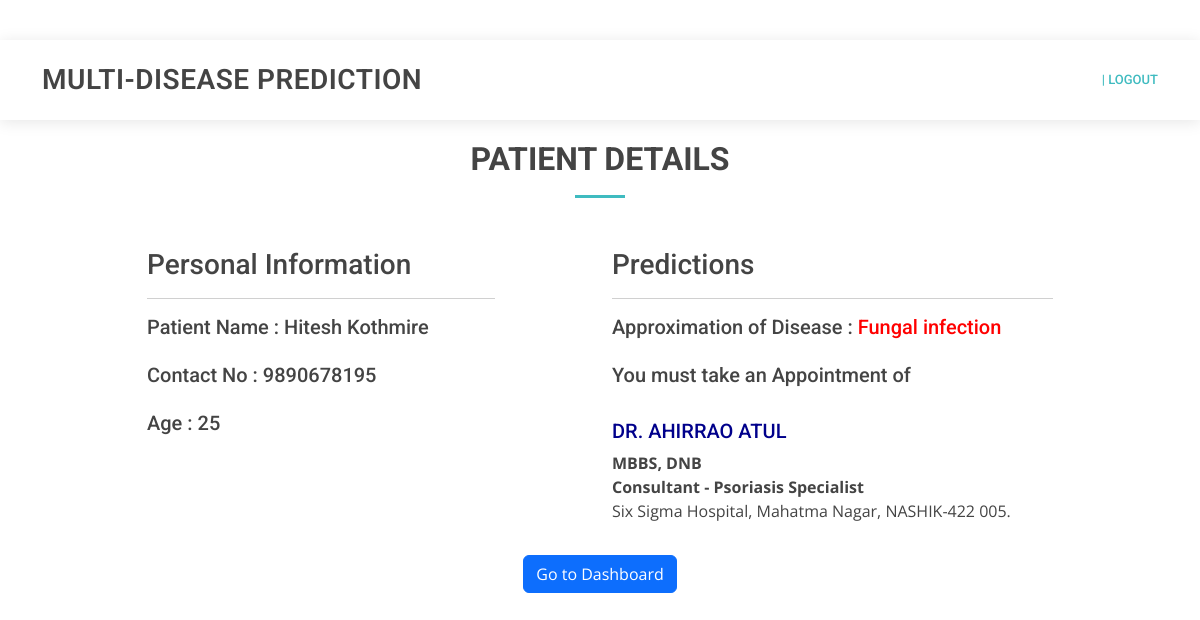
/result_non_mri (signed in), run on the app's committed database.
### app/models.py (models this page shows, shortened)
class Patient_data(models.Model):
    MY_CHOICES = (
        ('default' , 'Select Symptom'),
        ('0' , 'Itching'),
        ('1' , 'Skin Rash'),
        ('2' , 'Nodal Skin Eruptions'),
        ('3' , 'Continuous Sneezing'),
        ('4' , 'Shivering'),
        ('5' , 'Chills'),
        ('6' , 'Joint Pain'),
        ('7' , 'Stomach Pain'),
        ('8' , 'Acidity'),
        ('9' , 'Ulcers on Tongue'),
        ('10' , 'Muscle_ Wsting'),
        ('11' , 'Vomiting'),
        ('12' , 'Burning Micturition'),
        ('13' , 'Spotting Urination'),
        ('14' , 'Fatigue'),
        ('15' , 'Weight Gain'),
        ('16' , 'Anxiety'),
        ('17' , 'Cold Hands and Feets'),
        ('18' , 'Mood Swings'),
        ('19' , 'Weight Loss'),
        ('20' , 'Restlessness'),
        ('21' , 'Lethargy'),
        ('22' , 'Patches in Throat'),
        ('23' , 'Irregular Sugar Level'),
        ('24' , 'Cough'),
        ('25' , 'High Fever'),
        ('26' , 'Sunken Eyes'),
        ('27' , 'Breathlessness'),
        ('28' , 'Sweating'),
        ('29' , 'Dehydration'),
        ('30' , 'Indigestion'),
        ('31' , 'Headache'),
        ('32' , 'Yellowish Skin'),
        ('33' , 'Dark Urine'),
        ('34' , 'Nausea'),
        ('35' , 'Loss of Appetite'),
        ('36' , 'Pain behind the Eyes'),
        ('37' , 'Back Pain'),
        ('38' , 'Constipation'),
        ('39' , 'Abdominal Pain'),
        ('40' , 'Diarrhoea'),
        ('41' , 'Mild Fever'),
        ('42' , 'Yellow Urine'),
        ('43' , 'Yellowing of eyes'),
        ('44' , 'Acute Liver Failure'),
        ('45' , 'Fluid Overload'),
        ('46' , 'Swelling of Stomach'),
        ('47' , 'Swelled Lymph Nodes'),
        ('48' , 'Blurred and Distorted Vision'),
        ('49' , 'Phlegm'),
        ('50' , 'Throat Irritation'),
        ('51' , 'Redness of eyes'),
        ('52' , 'Sinus pressure'),
        ('53' , 'Runny Nose'),
        ('54' , 'Congestion'),
        ('55' , 'Chest pain'),
        ('56' , 'Weakness in limbs'),
        ('57' , 'Fast Heart Rate'),
        ('58' , 'Pain during bowel Movements'),
        ('59' , 'Pain in anal region'),
        ('60' , 'Bloody Stool'),
        ('61' , 'Irritation in Anus'),
        ('62' , 'Neck pain'),
        ('63' , 'Dizziness'),
        ('64' , 'Bruising'),
        ('65' , 'Obesity'),
        ('66' , 'Swollen legs'),
        ('67' , 'Swollen Blood Vessels'),
        ('68' , 'Puffy face and eyes'),
        ('69' , 'Enlarged Thyroid'),
        ('70' , 'Brittle Nails'),
        ('71' , 'Swollen Extremeties'),
        ('72' , 'excessive hunger'),
        ('73' , 'extra marital contacts'),
        ('74' , 'drying and tingling lips'),
        ('75' , 'slurred speech'),
        ('76' , 'knee pain'),
        ('77' , 'hip joint pain'),
        ('78' , 'muscle weakness'),
        ('79' , 'stiff neck'),
        ('80' , 'swelling joints'),
        ('81' , 'movement stiffness'),
        ('82' , 'spinning movements'),
        ('83' , 'loss of balance'),
        ('84' , 'unsteadiness'),
        ('85' , 'weakness of one body side'),
        ('86' , 'loss of smell'),
        ('87' , 'bladder discomfort'),
        ('88' , 'foul smell of'),
        ('89' , 'continuous feel of urine'),
        ('90' , 'passage of gases'),
        ('91' , 'internal itching'),
        ('92' , 'toxic look (typhos)'),
        ('93' , 'depression'),
        ('94' , 'irritability'),
        ('95' , 'muscle pain'),
        ('96' , 'altered sensorium'),
        ('97' , 'red spots over body'),
        ('98' , 'belly pain'),
        ('99' , 'abnormal menstruation'),
        ('100' , 'dischromic'),
        ('101' , 'watering from eyes'),
        ('102' , 'increased appetite'),
        ('103' , 'polyuria'),
        ('104' , 'family history'),
        ('105' , 'mucoid sputum'),
        ('106' , 'rusty sputum'),
        ('107' , 'lack of concentration'),
        ('108' , 'visual disturbances'),
        ('109' , 'receiving blood transfusion'),
        ('110' , 'receiving unsterile injections'),
        ('111' , 'coma'),
        ('112' , 'stomach bleeding'),
        ('113' , 'distention of abdomen'),
        ('114' , 'history of alcohol consumption'),
        ('115' , 'fluid overload'),
        ('116' , 'blood in sputum'),
        ('117' , 'prominent veins on calf'),
        ('118' , 'palpitations'),
        ('119' , 'painful walking'),
        ('120' , 'pus filled pimples'),
        ('121' , 'blackheads'),
        ('122' , 'scurring'),
        ('123' , 'skin peeling'),
        ('124' , 'silver like dusting'),
        ('125' , 'small dents in nails'),
        ('126' , 'inflammatory nails'),
        ('127' , 'blister'),
        ('128' , 'red sore around nose'),
        ('129' , 'yellow crust ooze'),
    )
    patient_first_name = models.CharField(max_length=50)
    patient_last_name = models.CharField(max_length=50)
    patient_contact = models.PositiveIntegerField()
    patient_age = models.PositiveIntegerField()
    patient_sym1 = models.CharField(max_length=50, choices=MY_CHOICES)
    patient_sym2 = models.CharField(max_length=50, choices=MY_CHOICES)
    patient_sym3 = models.CharField(max_length=50, choices=MY_CHOICES)
    patient_sym4 = models.CharField(max_length=50, choices=MY_CHOICES)
    patient_sym5 = models.CharField(max_length=50, choices=MY_CHOICES)
    patient_sym6 = models.CharField(max_length=50, choices=MY_CHOICES)
    patient_sym7 = models.CharField(max_length=50, choices=MY_CHOICES)
    patient_sym8 = models.CharField(max_length=50, choices=MY_CHOICES)
    patient_sym9 = models.CharField(max_length=50, choices=MY_CHOICES)
    patient_sym10 = models.CharField(max_length=50, choices=MY_CHOICES)
    prediction = models.CharField(max_length=50)
    doctor = models.CharField(max_length=500)
    date = models.DateField()

class doctors_data(models.Model):
    doctor_name = models.CharField(max_length=50)
    education = models.CharField(max_length=200)
    consultant = models.CharField(max_length=200)
    disease = models.CharField(max_length=50)
    hospital_name = models.CharField(max_length=500)

### app/views.py (the view)
# urls.py: path("result_non_mri", views.result_non_mri, name= "result_non_mri"),
@login_required(login_url="log_in")
@cache_control(no_cache = True, must_revalidate = True, no_store = True)
def result_non_mri(request):
    doctor_data = doctors_data.objects.all()
    patient_data = Patient_data.objects.last()
    context = {
        'fname': request.user.first_name,
        'patient_data' : patient_data,
        'doctor_data' : doctor_data,
    }
    return render(request, "result_non_mri.html", context)

### templates/result_non_mri.html (shortened to what this page needs)
{% extends 'base.html' %}
{% block body %}
{% if user.is_authenticated %}
<main id="main">
    <section id="register" class="contact">
        <div class="container">
            <div class="section-title">
                <h2>Patient Details</h2>
            </div>
        </div>
        <div class="container">
            <div class="row justify-content-center">
                    <div class="row justify-content-center m-auto">
                        <div class="col-lg-4">
                            <h3>Personal Information</h3>
                            <hr>
                            <div class="form-group mt-3">
                                <label class="form-group">
                                    <h5>Patient Name : {{patient_data.patient_first_name}} {{patient_data.patient_last_name}} </h5>
                                </label>
                            </div>
                            <div class="form-group mt-3">
                                <label class="form-group" >
                                    <h5>Contact No : {{patient_data.patient_contact}}</h5>
                                </label>
                            </div>
                            <div class="form-group mt-3">
                                <label class="form-group" >
                                    <h5>Age : {{patient_data.patient_age}}</h5>
                                </label>
                            </div>
                        </div>
                        <div class="col-lg-1"></div>
                        <div class="col-lg-5">
                            <h3>Predictions</h3>
                            <hr>
                            <div class="form-group mt-3">
                                <label class="form-group" >
                                    <h5>Approximation of Disease : <span style="color: red;">{{patient_data.prediction}}</span> </h5>
                                </label>
                            </div>
                            {% for doctor in doctor_data %}
                                {% if patient_data.doctor == doctor.doctor_name %}
                                <div class="form-group mt-3">
                                    <label class="form-group">
                                        <h5>You must take an Appointment of </h5> <br>
                                        <h5 style="color: darkblue;">{{patient_data.doctor}}</h5>
                                        <p> <b> {{doctor.education}} </b><br>
                                            <b>Consultant - {{doctor.consultant}} </b> <br>
                                            {{doctor.hospital_name}}
                                        </p>
                                    </label>
                                </div>
                                {% endif %}
                            {% endfor %}
                        </div>
                        <div class="text-center mt-3">
                            <a class="btn btn-primary" type="button" href="dashboard">Go to Dashboard</a>
                        </div>
                    </div>
            </div>
        </div>
    </section>
</main>
{% endif %}
{% endblock body %}

### static/css/style.css (style rules this page uses)
body { font-family: "Open Sans", sans-serif; color: #444444; }
a { color: #3fbbc0; text-decoration: none; }
h1, h2, h3, h4, h5, h6 { font-family: "Roboto", sans-serif; }
section { padding: 60px 0; overflow: hidden; }
.section-title { text-align: center; padding-bottom: 30px; padding-top: 80px; }
.section-title h2 { font-size: 32px; font-weight: bold; text-transform: uppercase; margin-bottom: 20px; padding-bottom: 20px; position: relative; }
.section-title h2::after { content: ""; position: absolute; display: block; width: 50px; height: 3px; background: #3fbbc0; bottom: 0; left: calc(50% - 25px); }

### data on the page
Patient_data: patient_first_name "Hitesh", patient_last_name "Kothmire", patient_contact "9890678195", patient_age "25", prediction "Fungal infection", doctor "DR. AHIRRAO ATUL"
doctors_data: education "MBBS, DNB", consultant "Psoriasis Specialist", hospital_name "Six Sigma Hospital, Mahatma Nagar, NASHIK-422 005."
